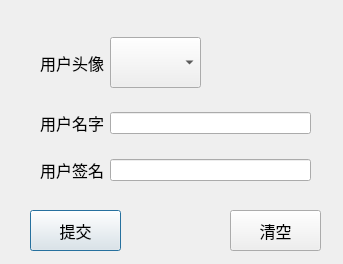
<?xml version="1.0" encoding="UTF-8"?>
<ui version="4.0">
 <class>set_user</class>
 <widget class="QDialog" name="set_user">
  <property name="geometry">
   <rect>
    <x>0</x>
    <y>0</y>
    <width>343</width>
    <height>264</height>
   </rect>
  </property>
  <property name="windowTitle">
   <string>Dialog</string>
  </property>
  <widget class="QPushButton" name="pushButton">
   <property name="geometry">
    <rect>
     <x>30</x>
     <y>210</y>
     <width>91</width>
     <height>41</height>
    </rect>
   </property>
   <property name="font">
    <font>
     <pointsize>12</pointsize>
    </font>
   </property>
   <property name="text">
    <string>提交</string>
   </property>
  </widget>
  <widget class="QPushButton" name="pushButton_2">
   <property name="geometry">
    <rect>
     <x>230</x>
     <y>210</y>
     <width>91</width>
     <height>41</height>
    </rect>
   </property>
   <property name="font">
    <font>
     <pointsize>12</pointsize>
    </font>
   </property>
   <property name="text">
    <string>清空</string>
   </property>
  </widget>
  <widget class="QWidget" name="">
   <property name="geometry">
    <rect>
     <x>40</x>
     <y>20</y>
     <width>271</width>
     <height>181</height>
    </rect>
   </property>
   <layout class="QGridLayout" name="gridLayout">
    <item row="0" column="0">
     <widget class="QLabel" name="lb_icon">
      <property name="font">
       <font>
        <pointsize>12</pointsize>
       </font>
      </property>
      <property name="text">
       <string>用户头像</string>
      </property>
     </widget>
    </item>
    <item row="0" column="1">
     <widget class="QComboBox" name="comboBox">
      <property name="minimumSize">
       <size>
        <width>91</width>
        <height>51</height>
       </size>
      </property>
      <property name="maximumSize">
       <size>
        <width>91</width>
        <height>51</height>
       </size>
      </property>
      <property name="iconSize">
       <size>
        <width>40</width>
        <height>40</height>
       </size>
      </property>
     </widget>
    </item>
    <item row="1" column="0">
     <widget class="QLabel" name="lb_name">
      <property name="font">
       <font>
        <pointsize>12</pointsize>
       </font>
      </property>
      <property name="text">
       <string>用户名字</string>
      </property>
     </widget>
    </item>
    <item row="1" column="1">
     <widget class="QLineEdit" name="lineEdit">
      <property name="clearButtonEnabled">
       <bool>true</bool>
      </property>
     </widget>
    </item>
    <item row="2" column="0">
     <widget class="QLabel" name="lb_feeling">
      <property name="font">
       <font>
        <pointsize>12</pointsize>
       </font>
      </property>
      <property name="text">
       <string>用户签名</string>
      </property>
     </widget>
    </item>
    <item row="2" column="1">
     <widget class="QLineEdit" name="lineEdit_2">
      <property name="clearButtonEnabled">
       <bool>true</bool>
      </property>
     </widget>
    </item>
   </layout>
  </widget>
 </widget>
 <resources/>
 <connections/>
</ui>
